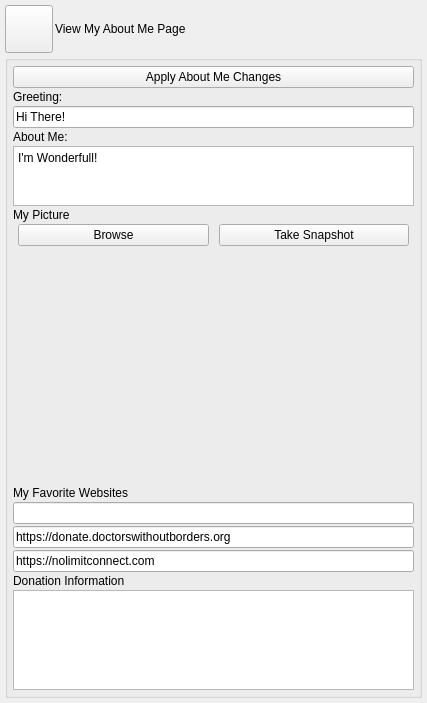
<?xml version="1.0" encoding="UTF-8"?>
<ui version="4.0">
 <class>AppletEditAboutMeUi</class>
 <widget class="QWidget" name="AppletEditAboutMeUi">
  <property name="geometry">
   <rect>
    <x>0</x>
    <y>0</y>
    <width>427</width>
    <height>703</height>
   </rect>
  </property>
  <property name="sizePolicy">
   <sizepolicy hsizetype="Expanding" vsizetype="Expanding">
    <horstretch>0</horstretch>
    <verstretch>0</verstretch>
   </sizepolicy>
  </property>
  <property name="windowTitle">
   <string>Edit About Me</string>
  </property>
  <layout class="QVBoxLayout" name="verticalLayout">
   <property name="spacing">
    <number>2</number>
   </property>
   <property name="leftMargin">
    <number>5</number>
   </property>
   <property name="topMargin">
    <number>5</number>
   </property>
   <property name="rightMargin">
    <number>5</number>
   </property>
   <property name="bottomMargin">
    <number>5</number>
   </property>
   <item>
    <layout class="QHBoxLayout" name="horizontalLayout">
     <property name="spacing">
      <number>2</number>
     </property>
     <item>
      <widget class="VxPushButton" name="m_ViewAboutMePageButton">
       <property name="minimumSize">
        <size>
         <width>48</width>
         <height>48</height>
        </size>
       </property>
       <property name="maximumSize">
        <size>
         <width>48</width>
         <height>48</height>
        </size>
       </property>
       <property name="text">
        <string/>
       </property>
       <property name="iconSize">
        <size>
         <width>48</width>
         <height>48</height>
        </size>
       </property>
      </widget>
     </item>
     <item>
      <widget class="QLabel" name="m_ViewServiceLabel">
       <property name="text">
        <string>View My About Me Page</string>
       </property>
      </widget>
     </item>
     <item>
      <widget class="PermissionWidget" name="m_PermissionWidget" native="true">
       <property name="sizePolicy">
        <sizepolicy hsizetype="Preferred" vsizetype="Minimum">
         <horstretch>0</horstretch>
         <verstretch>0</verstretch>
        </sizepolicy>
       </property>
      </widget>
     </item>
    </layout>
   </item>
   <item>
    <widget class="QGroupBox" name="m_AboutMeGroupBox">
     <property name="title">
      <string/>
     </property>
     <layout class="QVBoxLayout" name="verticalLayout_2">
      <property name="spacing">
       <number>2</number>
      </property>
      <property name="leftMargin">
       <number>5</number>
      </property>
      <property name="topMargin">
       <number>5</number>
      </property>
      <property name="rightMargin">
       <number>5</number>
      </property>
      <property name="bottomMargin">
       <number>5</number>
      </property>
      <item>
       <widget class="QPushButton" name="m_ApplyAboutMeButton">
        <property name="text">
         <string>Apply About Me Changes</string>
        </property>
       </widget>
      </item>
      <item>
       <widget class="QLabel" name="m_GreetingLabel">
        <property name="text">
         <string>Greeting:</string>
        </property>
       </widget>
      </item>
      <item>
       <widget class="QLineEdit" name="m_GreetingEdit">
        <property name="text">
         <string>Hi There!</string>
        </property>
       </widget>
      </item>
      <item>
       <widget class="QLabel" name="aboutMeLabel">
        <property name="text">
         <string>About Me:</string>
        </property>
       </widget>
      </item>
      <item>
       <widget class="QPlainTextEdit" name="m_AboutMeEdit">
        <property name="sizePolicy">
         <sizepolicy hsizetype="Expanding" vsizetype="Expanding">
          <horstretch>0</horstretch>
          <verstretch>0</verstretch>
         </sizepolicy>
        </property>
        <property name="maximumSize">
         <size>
          <width>16777215</width>
          <height>60</height>
         </size>
        </property>
        <property name="plainText">
         <string>I'm Wonderfull!</string>
        </property>
       </widget>
      </item>
      <item>
       <widget class="QLabel" name="m_PictureOfMeLabel">
        <property name="text">
         <string>My Picture</string>
        </property>
       </widget>
      </item>
      <item>
       <layout class="QHBoxLayout" name="horizontalLayout_3">
        <property name="spacing">
         <number>10</number>
        </property>
        <property name="leftMargin">
         <number>5</number>
        </property>
        <property name="topMargin">
         <number>0</number>
        </property>
        <property name="rightMargin">
         <number>5</number>
        </property>
        <property name="bottomMargin">
         <number>5</number>
        </property>
        <item>
         <widget class="QPushButton" name="m_BrowsePictureButton">
          <property name="text">
           <string>Browse</string>
          </property>
         </widget>
        </item>
        <item>
         <widget class="QPushButton" name="m_TakeSnapshotButton">
          <property name="text">
           <string>Take Snapshot</string>
          </property>
         </widget>
        </item>
       </layout>
      </item>
      <item>
       <widget class="QLabel" name="m_PictureOfMeFrame">
        <property name="sizePolicy">
         <sizepolicy hsizetype="Expanding" vsizetype="Expanding">
          <horstretch>0</horstretch>
          <verstretch>0</verstretch>
         </sizepolicy>
        </property>
        <property name="alignment">
         <set>Qt::AlignCenter</set>
        </property>
       </widget>
      </item>
      <item>
       <widget class="QLabel" name="favoriteWebsitesLabel">
        <property name="text">
         <string>My Favorite Websites</string>
        </property>
       </widget>
      </item>
      <item>
       <widget class="QLineEdit" name="m_FavoriteWebsite1Edit"/>
      </item>
      <item>
       <widget class="QLineEdit" name="m_FavoriteWebsite2Edit">
        <property name="text">
         <string>https://donate.doctorswithoutborders.org</string>
        </property>
       </widget>
      </item>
      <item>
       <widget class="QLineEdit" name="m_FavoriteWebsite3Edit">
        <property name="text">
         <string>https://nolimitconnect.com</string>
        </property>
       </widget>
      </item>
      <item>
       <widget class="QLabel" name="label_2">
        <property name="text">
         <string>Donation Information</string>
        </property>
       </widget>
      </item>
      <item>
       <widget class="QPlainTextEdit" name="m_DonationEdit">
        <property name="sizePolicy">
         <sizepolicy hsizetype="Expanding" vsizetype="Expanding">
          <horstretch>0</horstretch>
          <verstretch>0</verstretch>
         </sizepolicy>
        </property>
        <property name="maximumSize">
         <size>
          <width>16777215</width>
          <height>100</height>
         </size>
        </property>
        <property name="plainText">
         <string/>
        </property>
       </widget>
      </item>
     </layout>
    </widget>
   </item>
  </layout>
 </widget>
 <customwidgets>
  <customwidget>
   <class>VxPushButton</class>
   <extends>QPushButton</extends>
   <header>VxPushButton.h</header>
  </customwidget>
  <customwidget>
   <class>PermissionWidget</class>
   <extends>QWidget</extends>
   <header>PermissionWidget.h</header>
   <container>1</container>
  </customwidget>
 </customwidgets>
 <resources/>
 <connections/>
</ui>
